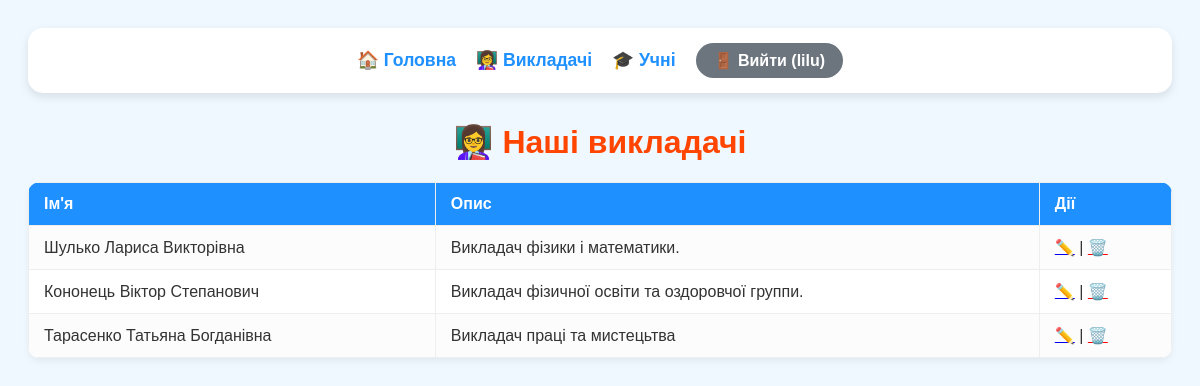
/teachers/ (signed in), run on the app's committed database.
### school_admin/models/teacher.py (models this page shows, shortened)
class Teacher(models.Model):
    last_name = models.CharField(max_length=100, verbose_name="Прізвище")
    first_name = models.CharField(max_length=100, verbose_name="Ім'я")
    middle_name = models.CharField(max_length=100, verbose_name="По батькові")
    description = models.TextField(verbose_name="Характеристики")
    class Meta:
        verbose_name = "Викладач"
        verbose_name_plural = "Викладачі"

### school_admin/views.py (the view)
# urls.py: path('teachers/', views.teacher_list, name='teacher_list'),
def teacher_list(request):
    if request.method == 'POST' and request.user.is_staff:
        form = TeacherForm(request.POST)
        if form.is_valid():
            form.save()
            return redirect('teacher_list')
    teachers = Teacher.objects.all()
    form = TeacherForm() if request.user.is_staff else None
    return render(request, 'school_admin/teachers.html', {
        'teachers': teachers,
        'form': form
    })

### school_admin/templates/school_admin/teachers.html
{% extends "school_admin/base.html" %}
{% block content %}
<h1>👩‍🏫 Наші викладачі</h1>
<table>
    <tr><th>Ім'я</th><th>Опис</th>{% if user.is_staff %}<th>Дії</th>{% endif %}</tr>
    {% for t in teachers %}
    <tr>
        <td>{{ t.last_name }} {{ t.first_name }} {{ t.middle_name|default:"" }}</td>
        <td>{{ t.description }}</td>
        {% if user.is_staff %}
        <td>
            <a href="{% url 'edit_teacher' t.pk %}">✏️</a> |
            <a href="{% url 'delete_teacher' t.pk %}" style="color:red;">🗑️</a>
        </td>
        {% endif %}
    </tr>
    {% endfor %}
</table>
{% endblock %}

### school_admin/templates/school_admin/base.html (shortened to what this page needs)
<!DOCTYPE html>
<html lang="uk">
<head>
</head>
<body>
    <nav>
        <a href="{% url 'index' %}">🏠 Головна</a>
        <a href="{% url 'teacher_list' %}">👩‍🏫 Викладачі</a>
        <a href="{% url 'student_list' %}">🎓 Учні</a>
        {% if user.is_authenticated %}
            <form action="/admin/logout/" method="post" style="display: inline;">
                <button type="submit" class="logout-btn">
                    🚪 Вийти ({{ user.username }})
                </button>
            </form>
        {% else %}
            <a href="/admin/login/?next={{ request.path }}" class="admin-btn">🔑 Адміністратор</a>
        {% endif %}
    </nav>
    <div class="container">
        {% block content %}{% endblock %}
    </div>
</body>
</html>

### school_admin/templates/school_admin/base.html (style rules this page uses)
body { font-family: 'Comic Sans MS', cursive, sans-serif; background: #f0f8ff; padding: 20px; color: #333; }
nav { background: #fff; padding: 15px 25px; border-radius: 15px; display: flex; justify-content: center; align-items: center; gap: 20px; box-shadow: 0 4px 10px rgba(0,0,0,0.1); margin-bottom: 30px; }
nav a { text-decoration: none; color: #1e90ff; font-weight: bold; font-size: 1.1em; transition: 0.3s; }
.logout-btn { background: #6c757d; color: white !important; padding: 8px 18px; border-radius: 20px; border: none; cursor: pointer; font-size: 1em; font-weight: bold; font-family: inherit; }
table { width: 100%; border-collapse: collapse; background: white; border-radius: 12px; overflow: hidden; margin-top: 20px; box-shadow: 0 4px 6px rgba(0,0,0,0.05); }
th, td { padding: 12px 15px; border: 1px solid #eee; text-align: left; }
th { background: #1e90ff; color: white; }
tr:nth-child(even) { background-color: #fcfcfc; }
h1 { text-align: center; color: #ff4500; }

### data on the page
Teacher: last_name "Шулько", first_name "Лариса", middle_name "Викторівна", description "Викладач фізики і математики."
Teacher: last_name "Кононець", first_name "Віктор", middle_name "Степанович", description "Викладач фізичної освіти та оздоровчої группи."
Teacher: last_name "Тарасенко", first_name "Татьяна", middle_name "Богданівна", description "Викладач праці та мистецьтва"

### other printed values
{{ user.username }} "lilu"
